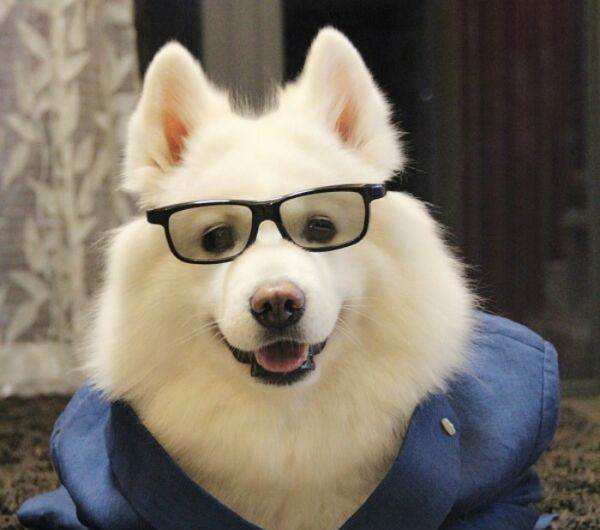
#> input picture Ipython笔记/sources/dog.jpg, 600 x 530 px
$ jupyter execute '1_图片缩放.ipynb'
#> lines starting #> are read from the running program, lines starting #| are printed output that depends on the picture
[cell 1]
import cv2 as cv

# 加载图片
img = cv.imread('../sources/dog.jpg')
#> img is the input picture: shape (530, 600, 3); mean B, G, R 103.1, 115.3, 123.6

# 图片信息
imgInfo = img.shape
#> imgInfo = (530, 600, 3)
height = imgInfo[0] # 高
#> height = 530
width = imgInfo[1] # 宽
#> width = 600
mode = imgInfo[2] # 颜色模式
#> mode = 3

# 对图片可以进行 放大/缩小  等比例/非等比例缩放
dstHeight = int(height*0.5)
#> dstHeight = 265
dstWidth = int(width*0.5)
#> dstWidth = 300

# 图片缩放
dst = cv.resize(img, (dstHeight, dstWidth))
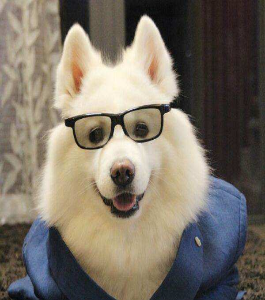
#> dst: shape (300, 265, 3); mean B, G, R 103, 115.2, 123.5

# 显示图片
cv.imshow('Image', dst)
k = cv.waitKey(0)
#> (key Esc is pressed here)

if k == 27:     # 键盘上Esc键的键值
   cv.destroyAllWindows()


$ run again, with Ipython笔记/sources/cat.jpg copied over Ipython笔记/sources/dog.jpg
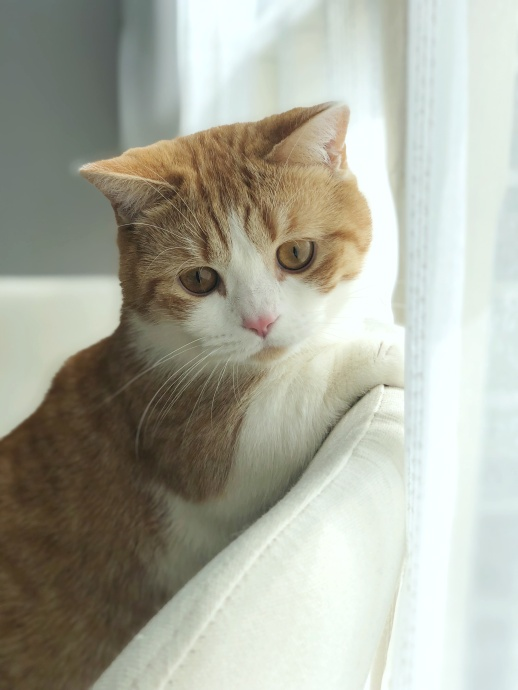
#> input picture Ipython笔记/sources/cat.jpg, 518 x 690 px
#> img is the input picture: shape (690, 518, 3); mean B, G, R 159.3, 172.2, 170.8
#> `dst = cv.resize(img, (dstHeight, dstWidth))`:
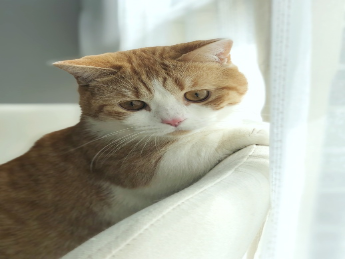
#> dst: shape (259, 345, 3); mean B, G, R 159.2, 172.1, 170.7
